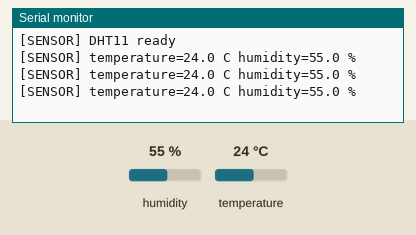
This sketch was run on a simulated ESP32. On the bench: the last lines printed to the serial monitor. The test bench sets the inputs (shaded band); at power-on: humidity 55 %, temperature 24 °C.

Above: at 6.8 s.
6.9 s: humidity set to 22 %
At 10.6 s:
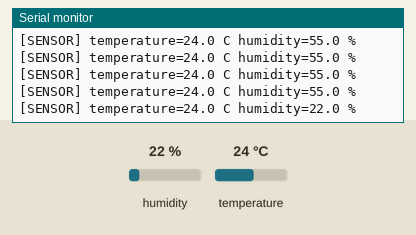
12.3 s: temperature set to 12 °C
At 14.9 s:
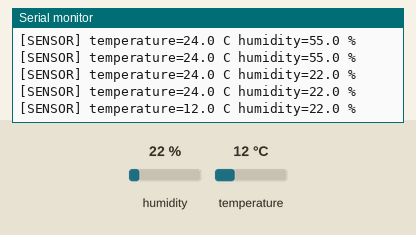
17.7 s: humidity set to 40 %
At 19.1 s:
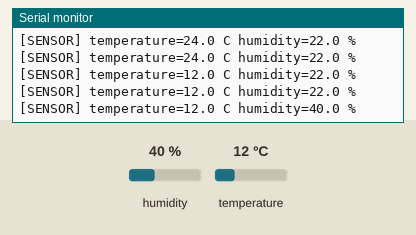
Timing chart, 0 to 20.7 s (numbered marks = the images above; inputs shaded):
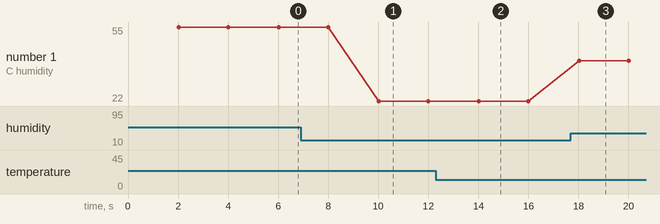

Measured:
- after the input at 6.9 s, the serial monitor: prints a new line after 3.1 s (image 1)
- after the input at 12.3 s, the serial monitor: prints a new line after 1.7 s (image 2)
- after the input at 17.7 s, the serial monitor: prints a new line after 0.32 s (image 3)
- plotted number 1: 55 → 22 after the input at 6.9 s, 22 → 40 after the input at 17.7 s

The sketch:

lab07_dht11_test.ino
```cpp
/*
 * Lab 07.2 : ทดสอบ DHT11
 * คำอธิบาย : อ่านอุณหภูมิและความชื้นทุก 2 วินาที พร้อมตรวจค่า NaN
 * วงจร     : DHT11 DATA->GPIO4, VCC->3V3, GND->GND; sensor เปล่าใช้ pull-up 10kΩ
 * ไลบรารี  : DHT sensor library, Adafruit Unified Sensor
 * Board    : ESP32 Dev Module (Arduino-ESP32 core 3.x)
 */
#include <Arduino.h>
#include <DHT.h>

constexpr uint8_t DHT_PIN = 4;
constexpr unsigned long READ_INTERVAL_MS = 2000;
DHT dht(DHT_PIN, DHT11);
unsigned long lastRead = 0;

void setup() {
  Serial.begin(115200);
  dht.begin();
  Serial.println("[SENSOR] DHT11 ready");
}

void loop() {
  const unsigned long now = millis();
  if (now - lastRead < READ_INTERVAL_MS) return;
  lastRead = now;

  // อ่านไม่ถี่กว่า 2 วินาที และทิ้งรอบที่เซนเซอร์คืนค่าไม่ถูกต้อง
  const float humidity = dht.readHumidity();
  const float temperature = dht.readTemperature();
  if (isnan(humidity) || isnan(temperature)) {
    Serial.println("[SENSOR] อ่าน DHT11 ไม่สำเร็จ (NaN)");
    return;
  }
  Serial.printf("[SENSOR] temperature=%.1f C humidity=%.1f %%\n",
                temperature, humidity);
}
```
